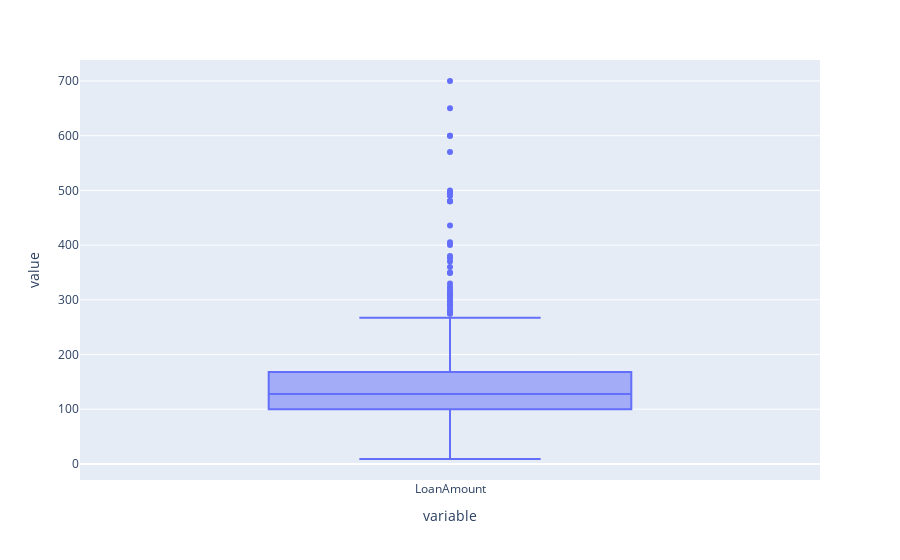

The notebook cell saved with this chart:
### Code cell
px.box(df_train['LoanAmount'])

### Figure 1 — Plotly figure (JSON) as saved in the notebook; plotly's stock layout.template omitted (floating-point values rounded to 4 significant figures; data arrays with more than 128 entries replaced by an {"elided": "..."} marker saying what was removed)
{"data": [{"alignmentgroup": "True", "hovertemplate": "variable=%{x}<br>value=%{y}<extra></extra>", "legendgroup": "", "marker": {"color": "#636efa"}, "name": "", "notched": false, "offsetgroup": "", "orientation": "v", "showlegend": false, "type": "box", "x": {"elided": "614 str values"}, "x0": " ", "xaxis": "x", "y": {"elided": "614 int values"}, "y0": " ", "yaxis": "y"}], "layout": {"boxmode": "group", "legend": {"tracegroupgap": 0}, "margin": {"t": 60}, "xaxis": {"anchor": "y", "domain": [0, 1], "title": {"text": "variable"}}, "yaxis": {"anchor": "x", "domain": [0, 1], "title": {"text": "value"}}}}
